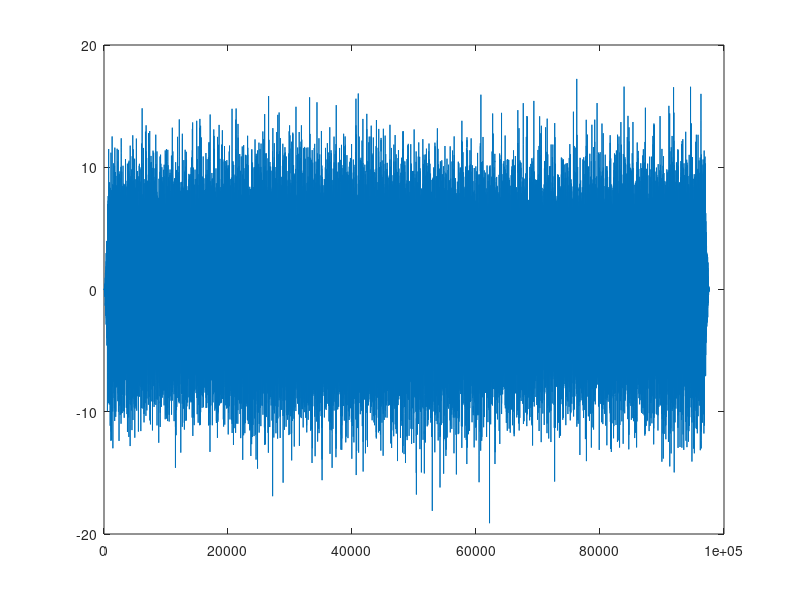

The MATLAB source for this figure: (Note: this script raises an error after producing the figure.)
%% old version 9/21/19

clear;
close all;

%% some parameters 

% % to only play, "play_and_record = 0"
% % play and record, "play_and_record = 1"
play_and_record = 0;

trials = 400;                   % 
stim_duration =0.5;            % sec
isi = 0.5;                      % sec
stim_amplitude = 6;            % Volt
pause_between_runs = 30;        % sec
MMN_pattern = 2;
synch_pause_time = [10,1,10];
widefield_LED = 0;
resoluction_per_octave = 1/24;

fprintf('Approximate run time: %d sec\n',round(2*trials*(stim_duration + isi + .1) + 2*pause_between_runs + 10));

% what type of stimulus envelope sinusoid vs pulse
pulse_envelope = 0; % make 1 to convertso 
threshold = 0.9;

on_off_ramp_length = 0.005;

%grating_angles = [3, 2, 1, 0, -1, -2]*pi/6;
grating_angles = [5, 4, 3, 2, 1, 0, -1, -2, -3, -4]*pi/10;

MMN_pattern_pairs = [1,6; 2,7; 3,8];
initial_stim_adaptation = 30;
deviance_prob = [.01 .01 .01 .01 .01 .01 .1 .1 .3 .5 1];

%% save output path
save_path = 'C:\Users\YusteLab\Desktop\Yuriy\A1_freq_stim_output\';
acquisition_file_name = 'freq_grating_6V';

% file name generation
% add time info to saved file name
temp_time = clock;
save_note = '';
time_stamp = ['_', num2str(temp_time(2)), '_', num2str(temp_time(3)), '_', num2str(temp_time(1)), '_', num2str(temp_time(4)), '_', num2str(temp_time(5))];

acquisition_file_path = [save_path, acquisition_file_name,time_stamp];
clear time_stamp;

%% 
sig_dt = 1/195312.5; % 100kHz sampling signal

time_stim = sig_dt:sig_dt:stim_duration;

%% select frequencies
disp('Generating gratings...');
start_freq = 2000;
end_freq = 90000;
freq_steps = 1 + resoluction_per_octave;
num_freqs = ceil(log(end_freq/start_freq)/log(freq_steps));

freqs = zeros(num_freqs,1);
for ii = 1:num_freqs
    freqs(ii) = start_freq * freq_steps^(ii-1);
end
freqs = flipud(freqs);


%% genetate matrix of sine waves

freq_basis = zeros(num_freqs, numel(time_stim));
for ii = 1:num_freqs
    freq_basis(ii,:) = sin(2*pi*(freqs(ii).*time_stim + rand(1)));
end


%% Create grating envelope

comp_t = cos(grating_angles);
comp_freq = sin(grating_angles);

freq_spec = (1:num_freqs)/num_freqs;

[t_coord, freq_coord] = meshgrid(time_stim,freq_spec);

grating_envelope = zeros(numel(grating_angles), num_freqs, numel(time_stim));

for ii = 1:length(grating_angles)
    grating_envelope(ii,:,:) = (sin((10*comp_t(ii)*t_coord-5*comp_freq(ii)*freq_coord)*2*pi)+1)/2;
    if pulse_envelope == 1
        grating_envelope(grating_envelope>threshold) = 1;
        grating_envelope(grating_envelope<=threshold) = 0;
    end
end


%% create stim

grating_stim = zeros(length(grating_angles) , numel(time_stim));
% now create actual stimuli
for ii = 1:length(grating_angles) 
    grating_stim(ii,:) = sum(squeeze(grating_envelope(ii,:,:)) .* freq_basis,1);
end



%% make onset offset ramps

% make onset offset ramps
time_ramp = sig_dt:sig_dt:on_off_ramp_length;

ramp_onset = (1-(cos(((time_ramp)*2*pi)*(0.5/on_off_ramp_length))))/2;
ramp_offset = (1+(cos(((time_ramp)*2*pi)*(0.5/on_off_ramp_length))))/2;
% add to stimuli
for ii = 1:length(grating_angles)
    grating_stim(ii,1:numel(time_ramp)) = grating_stim(ii,1:numel(time_ramp)) .* ramp_onset;
    grating_stim(ii,(numel(grating_stim(ii,:))-numel(time_ramp)+1):end) = grating_stim(ii,(numel(grating_stim(ii,:))-numel(time_ramp)+1):end) .* ramp_offset;
end


%% adjust amplitude

grating_stim_norm = zeros(size(grating_stim));
for ii = 1:size(grating_stim,1)
%     grating_stim_norm(ii,:) = grating_stim(ii,:)./max(abs(grating_stim(ii,:)))*stim_amplitude;
    %grating_stim_norm(ii,:) = grating_stim(ii,:)*10/(5*std(grating_stim(ii,:)));
    grating_stim_norm(ii,:) = grating_stim(ii,:)*stim_amplitude/(5*std(grating_stim(ii,:)));
end

figure; plot(grating_stim(2,:));
figure; pwelch(grating_stim(2,:),[],[],[],1/sig_dt);

%% add isi
grating_stim_isi = zeros(size(grating_stim,1), round(size(grating_stim,2) + isi/sig_dt));
for ii = 1:size(grating_stim,1)
    grating_stim_isi(ii,1:size(grating_stim,2)) = grating_stim_norm(ii,:);
end


%% make train, control first
disp('Generating stimulus sequence...');

% generate trial indexes and randomize the order
cont_trials_seq = ceil(numel(grating_angles)*rand(trials,1));

%% Make MMN and flip trains

MMN_trials_seq = zeros(trials/2,2);

% 1 is redundant, 2 is deviant
for flip = 1:2
    redundant_count = 0;
    for tr = 1:trials/2
        if tr < initial_stim_adaptation
            freq_type = 1;
        else
            freq_type = single(rand(1)<=deviance_prob(redundant_count+1)) + 1;
            if freq_type == 1
                redundant_count = redundant_count + 1;
            elseif freq_type == 2
                redundant_count = 0;
            end
        end
        MMN_trials_seq(tr, flip) = freq_type;  
    end
end
clear redundant_count freq_type;

%% generate the actual stimulus trace
disp('Generating stimulus waveform...');


freq_grating_stim = zeros(1,round((2*trials*(stim_duration + isi + 0.1)+2*pause_between_runs)/sig_dt));
stim_index = zeros(2*trials,1);

% fits control stim
current_stim_index = int32(1);
for tr = 1:trials
    temp_trial = cont_trials_seq(tr);
    % add random interval 0-100ms after isi
    temp_stim = [grating_stim_isi(temp_trial,:), zeros(1,round(0.1*rand(1)/sig_dt))];
    
    freq_grating_stim(current_stim_index:round(current_stim_index+length(temp_stim)-1)) = temp_stim;
    stim_index(tr) = current_stim_index;
    
    current_stim_index = length(temp_stim)+current_stim_index;
end

% now MMN
MMN_orientations = MMN_pattern_pairs(MMN_pattern,:);
for flip = 1:2
    current_stim_index = current_stim_index + pause_between_runs/sig_dt;
    if flip == 1
        temp_pattern = MMN_orientations;
    elseif flip ==2
        temp_pattern = fliplr(MMN_orientations);
    end
    for tr = 1:trials/2
        % pull out grating and add random interval 0-100ms after isi
        temp_stim = [grating_stim_isi(temp_pattern(MMN_trials_seq(tr,flip)),:), zeros(1,round(0.1*rand(1)/sig_dt))];

        % fill in the stims
        freq_grating_stim(current_stim_index:round(current_stim_index+length(temp_stim)-1)) = temp_stim;
        stim_index(tr + (flip-1)*trials/2 + trials) = current_stim_index;

        % update current index
        current_stim_index = length(temp_stim)+current_stim_index;
    end
end
clear temp_trial temp_stim temp_pattern tr;

freq_grating_stim(current_stim_index+1:end) = [];
clear current_stim_index;


%% Play
disp('Playing...');

if play_and_record == 1
    amp_fs = Continuous_Play_and_Acquire_YS(freq_grating_stim, acquisition_file_path);
else
    amp_fs = Continuous_Play_YS(freq_grating_stim, synch_pause_time, widefield_LED);
end

if amp_fs ~= 1/sig_dt
    warning('Sampling of script and circuit doesnt match');
end
    
%% downsample
freq_grating_stim_dsp = zeros(floor(length(freq_grating_stim)/(1e-3/sig_dt)),1);
for ii = 1:numel(freq_grating_stim_dsp)
    freq_grating_stim_dsp(ii) = freq_grating_stim(round(ii*(1e-3/sig_dt)-1e-3/sig_dt/2));
end

%% Save info
disp('Saving output...');
save([acquisition_file_path, '_stim_data'], 'save_note','freq_grating_stim','freq_grating_stim_dsp', 'stim_index', 'cont_trials_seq', 'MMN_trials_seq', 'grating_angles', 'MMN_orientations', 'sig_dt', 'stim_amplitude', 'synch_pause_time', 'widefield_LED');

disp('Done');
%% some plots

% plot grating envelope
figure;
for ii = 1:length(grating_angles)
    subplot(2,5,ii);
    imagesc(time_stim, freqs/1000, squeeze(grating_envelope(ii,:,:))); % 
    set(gca,'YDir','normal')
    ylabel('kHz');
    xlabel('sec');
    title(sprintf('%i: %i deg', ii, round(180*grating_angles(ii)/pi)));
end


%% plotting new
figure; plot(grating_stim(1,:))
figure; pwelch(grating_stim(1,:),[],[],[],1/sig_dt)

figure;
specgram(grating_stim(1,:))

figure;
%spectrogram(grating_stim(5,:))
spectrogram((grating_stim(1,:)),128,120,128,1e3, 'yaxis')
ax = gca;
ax.YScale = 'log';


%% old 
% figure;
% for ii = 1:size(grating_stim,1)
%     subplot(2,5,ii);
%     spectrogram(grating_stim(ii,:), 1000, 100, 1000, 1/sig_dt, 'yaxis');
%     ax = gca;
%     ax.YScale = 'log';
%     ylim([2, 90]);
%     ax.YTick = [2.5, 5, 10, 20, 40, 80];
% end
% 
% 
% figure;
% for ii = 1:size(grating_stim,1)
%     subplot(2,5,ii);
%     [S, F, T] = spectrogram(grating_stim_norm(ii,:), 1000, 100, 1000, 1/sig_dt, 'yaxis');
%     sh = surf(T,F,10*log10(abs(S)));
%     view(0, 90);
%     axis tight;
%     set(gca, 'YScale', 'log');
%     set(sh, 'LineStyle','none');
%     ylim([2e3, 9e4]);
%     xlim([0 1]);
% end
% clear S F T;
% 
% 
% figure;
% plot(freq_grating_stim_dsp);


% %% saave output as wave
% downsample(grating_stim_norm(1,:),4);
% 
% for ii = 1:size(grating_stim,1)
% 
%     audiowrite(sprintf('test_stim%i.wav', ii),grating_stim_norm(ii,:),48000);
% 
% end

